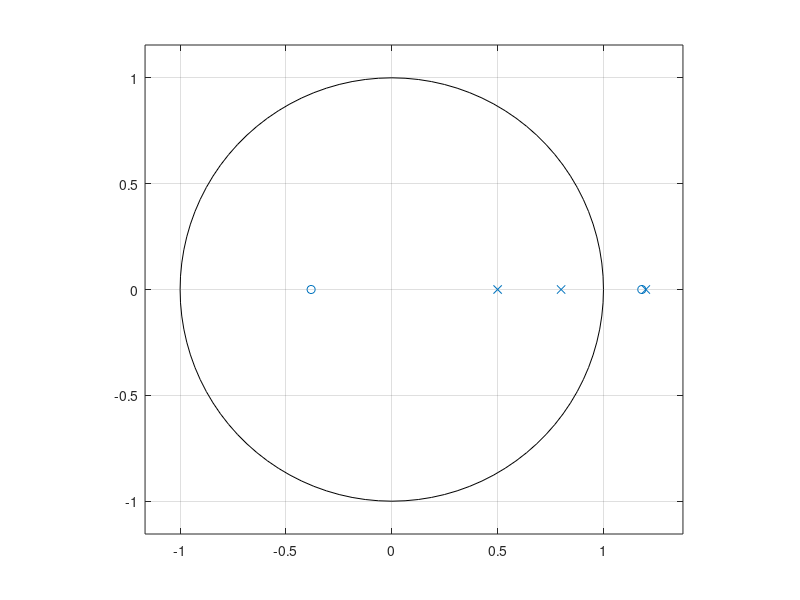
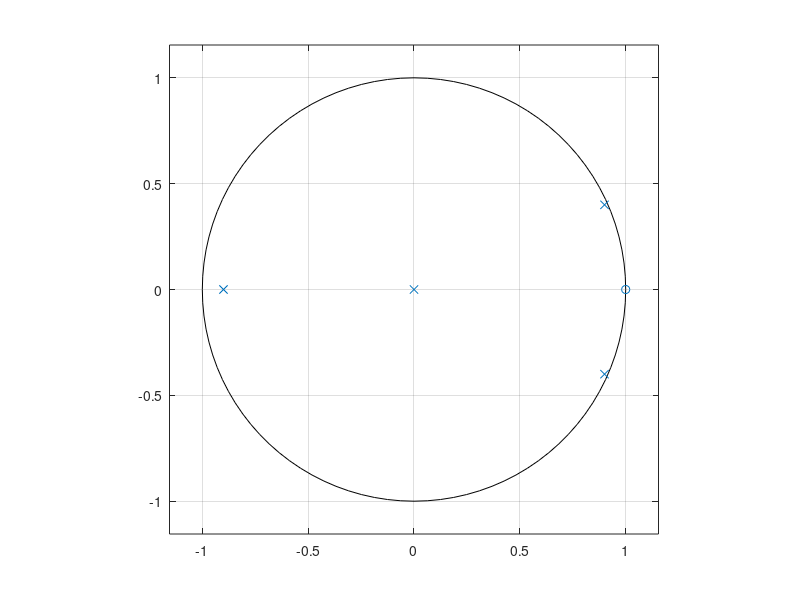
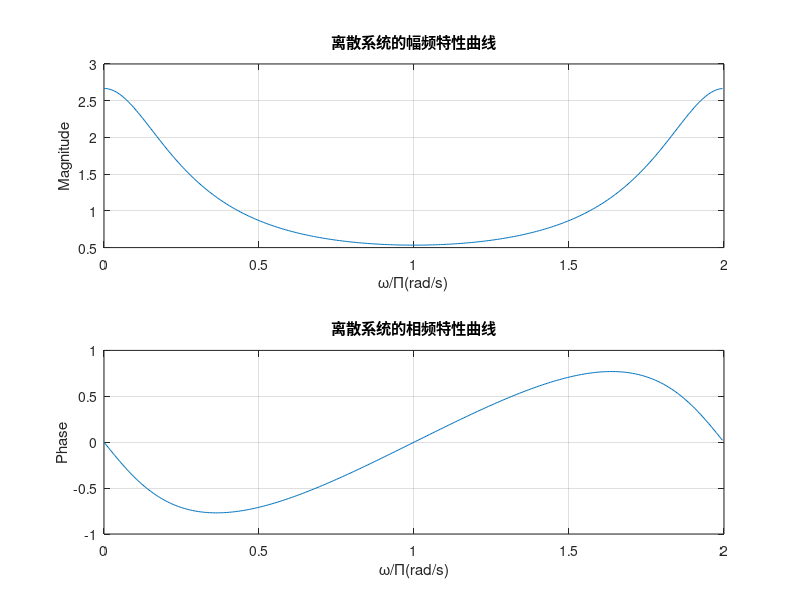
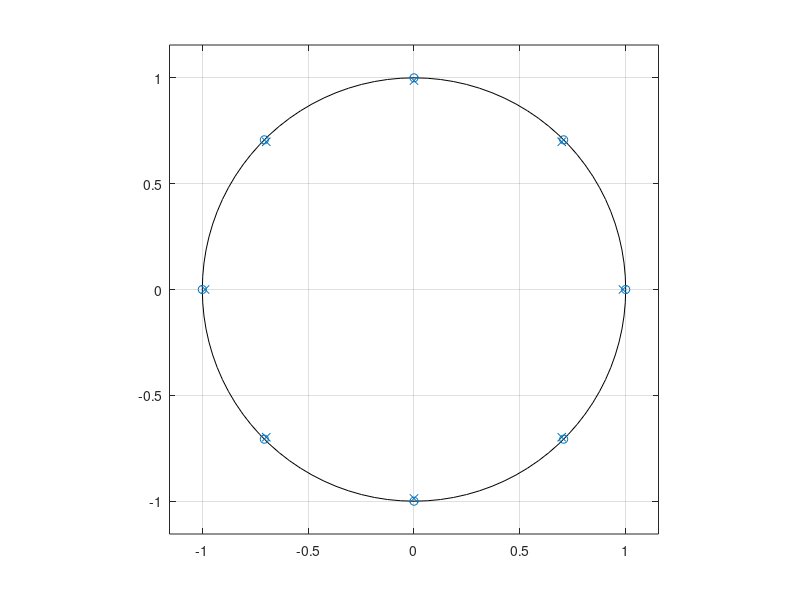

These charts were generated, in order, by the following MATLAB code: (Note: this script raises an error after producing the figures.)
clc;
clear;
%%
%第一问
A1 = [2 16 44 56 32];
B1 = [3 3 -15 18 -12];
[R1 P1 K1] = residuez(A1,B1);

%%
%第二问
A2 = [0 2 -1.6 -0.9];
B2 = [1 -2.5 1.96 -0.48];
A3 = [0 0 0 1 -1];
B3 = [1 -0.9 -0.65 0.873 0];
[R2 P2 K2] = tf2zp(A2,B2);
[R3 P3 K3] = tf2zp(A3,B3);
figure(1);
zplane(A2,B2);
figure(2);
zplane(A3,B3);

%%
%第三问
A4 = [1];
B4 = [1 -3/4 1/8];
[H w] = freqz(A4,B4,400,'whole');
Hm = abs(H);
Hp = angle(H);
figure(3);
subplot(2,1,1);
plot(w/pi,Hm);
grid on;
xlabel("ω/Π(rad/s)");
ylabel("Magnitude");
title("离散系统的幅频特性曲线");
subplot(2,1,2);
plot(w/pi,Hp);
grid on;
xlabel("ω/Π(rad/s)");
ylabel("Phase");
title("离散系统的相频特性曲线");

%% 思考题1
A5 = [1 0 0 0 0 0 0 0 -1];
B5 = [1 0 0 0 0 0 0 0 -0.9];
[R5 P5 K5] = tf2zp(A5,B5);
figure(4);
zplane(A5,B5);
[H1 w1] = freqz(A5,B5,400,'whole');
Hm1 = abs(H1);
Hp1 = angle(H1);
figure(5);
subplot(2,1,1);
plot(w1/pi,Hm1);
grid on;
xlabel("ω/Π(rad/s)");
ylabel("Magnitude");
title("离散系统的幅频特性曲线");
subplot(2,1,2);
plot(w1/pi,Hp1);
grid on;
xlabel("ω/Π(rad/s)");
ylabel("Phase");
title("离散系统的相频特性曲线");

%% 思考题2
[xn,fs] = audioread('F:\学习\数字信号处理实验\实验3\motherland.wav');
xn = xn(8000:16000);

A6 = [1 0];
B6 = [1 0.8];
[h1,t1] = impz(A6,B6);
[y1,zf1] = filter(A6,B6,xn);

A7 = [1 0];
B7 = [1 -1];
[h2,t2] = impz(A7,B7);
[y2,zf2] = filter(A7,B7,xn);

A8 = [1 0];
B8 = [1 1.2];
[h3,t3] = impz(A8,B8);
[y3,zf3] = filter(A8,B8,xn);

figure(6);
subplot(4,1,1);
stem(t1,h1);
xlabel("t");
ylabel("h1(t)");
title("原信号");
subplot(4,1,2);
[HH1 ww1] = freqz(A6,B6,400,'whole');
plot(w1/pi,abs(HH1));
grid on;
xlabel("ω/Π(rad/s)");
ylabel("Magnitude");
title("离散系统的幅频特性曲线");
subplot(4,1,4);
plot([1:1/8000:2],y1);
xlabel("t");
ylabel("f1(t)");
title("滤波后信号");
subplot(4,1,3);
plot([1:1/8000:2],xn);
xlabel("t");
ylabel("f1(t)");
title("原信号");

figure(7);
subplot(4,1,1);
stem(t2,h2);
xlabel("t");
ylabel("h2(t)");
title("原信号");
subplot(4,1,2);
[HH1 ww1] = freqz(A7,B7,400,'whole');
plot(w1/pi,abs(HH1));
grid on;
xlabel("ω/Π(rad/s)");
ylabel("Magnitude");
title("离散系统的幅频特性曲线");
subplot(4,1,4);
plot([1:1/8000:2],y2);
xlabel("t");
ylabel("f2(t)");
title("滤波后信号");
subplot(4,1,3);
plot([1:1/8000:2],xn);
xlabel("t");
ylabel("f1(t)");
title("原信号");

figure(8);
subplot(4,1,1);
stem(t3,h3);
xlabel("t");
ylabel("h3(t)");
title("原信号");
subplot(4,1,2);
[HH1 ww1] = freqz(A8,B8,400,'whole');
plot(w1/pi,abs(HH1));
grid on;
xlabel("ω/Π(rad/s)");
ylabel("Magnitude");
title("离散系统的幅频特性曲线");
subplot(4,1,4);
plot([1:1/8000:2],y3);
xlabel("t");
ylabel("f3(t)");
title("滤波后信号");
subplot(4,1,3);
plot([1:1/8000:2],xn);
xlabel("t");
ylabel("f1(t)");
title("原信号");

%% 思考题2
A = [1 -2 2];
B = [2 -2 1];
[R P K] = residuez(A,B);
figure(9);
subplot(3,1,1);
zplane(A,B);
[H w] = freqz(A,B,400,'whole');
Hm = abs(H);
Hp = angle(H);
subplot(3,1,2);
plot(w/pi,Hm);
grid on;
xlabel("ω/Π(rad/s)");
ylabel("Magnitude");
title("幅频特性曲线");
subplot(3,1,3);
plot(w/pi,Hp);
grid on;
xlabel("ω/Π(rad/s)");
ylabel("Phase");
title("相频特性曲线");


